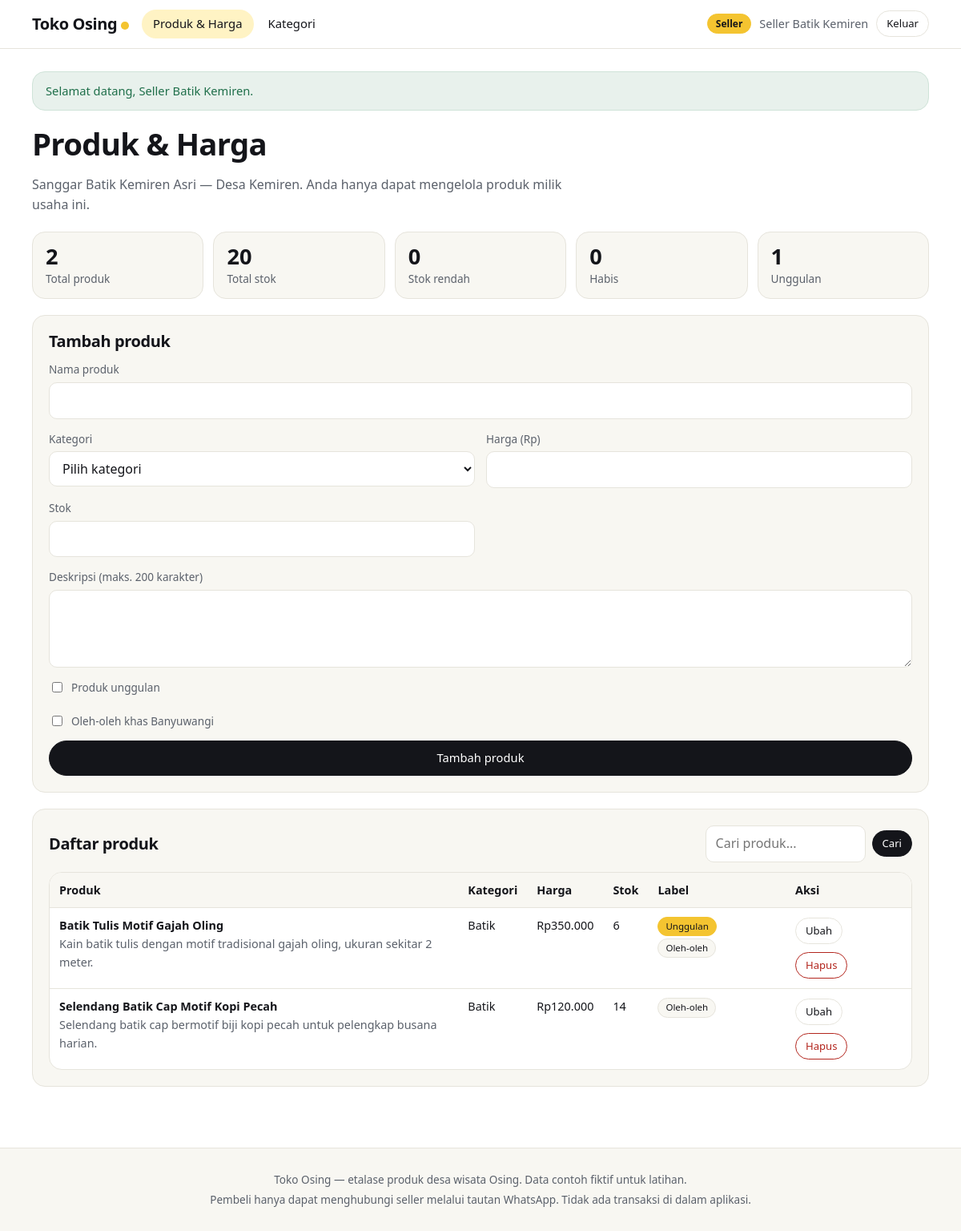
Screenshot of /seller/products.php (signed in) with the database file from the repository.
### tables this page shows
CREATE TABLE IF NOT EXISTS users (
  id INT UNSIGNED NOT NULL AUTO_INCREMENT,
  nama VARCHAR(100) NOT NULL,
  email VARCHAR(150) NOT NULL,
  password_hash VARCHAR(255) NOT NULL,
  role ENUM('admin', 'seller', 'buyer') NOT NULL DEFAULT 'buyer',
  whatsapp VARCHAR(20) DEFAULT NULL,
  seller_id INT UNSIGNED DEFAULT NULL,
  is_active TINYINT(1) NOT NULL DEFAULT 1,
  created_at TIMESTAMP NOT NULL DEFAULT CURRENT_TIMESTAMP,
  PRIMARY KEY (id),
  UNIQUE KEY uq_users_email (email),
  KEY idx_users_seller (seller_id),
  CONSTRAINT fk_users_seller FOREIGN KEY (seller_id) REFERENCES sellers (id) ON DELETE SET NULL
);

CREATE TABLE IF NOT EXISTS sellers (
  id INT UNSIGNED NOT NULL AUTO_INCREMENT,
  nama_usaha VARCHAR(120) NOT NULL,
  desa ENUM('Kemiren', 'Tamansari', 'Osing') NOT NULL,
  profil VARCHAR(255) NOT NULL DEFAULT '',
  whatsapp VARCHAR(20) NOT NULL,
  created_at TIMESTAMP NOT NULL DEFAULT CURRENT_TIMESTAMP,
  PRIMARY KEY (id)
);

CREATE TABLE IF NOT EXISTS products (
  id INT UNSIGNED NOT NULL AUTO_INCREMENT,
  seller_id INT UNSIGNED NOT NULL,
  category_id INT UNSIGNED NOT NULL,
  nama VARCHAR(120) NOT NULL,
  harga INT UNSIGNED NOT NULL DEFAULT 0,
  stok INT UNSIGNED NOT NULL DEFAULT 0,
  deskripsi VARCHAR(200) NOT NULL DEFAULT '',
  image_url VARCHAR(255) NOT NULL DEFAULT '',
  unggulan TINYINT(1) NOT NULL DEFAULT 0,
  oleh_oleh TINYINT(1) NOT NULL DEFAULT 0,
  created_at TIMESTAMP NOT NULL DEFAULT CURRENT_TIMESTAMP,
  updated_at TIMESTAMP NOT NULL DEFAULT CURRENT_TIMESTAMP ON UPDATE CURRENT_TIMESTAMP,
  PRIMARY KEY (id),
  KEY idx_products_seller (seller_id),
  KEY idx_products_category (category_id),
  CONSTRAINT fk_products_seller FOREIGN KEY (seller_id) REFERENCES sellers (id) ON DELETE CASCADE,
  CONSTRAINT fk_products_category FOREIGN KEY (category_id) REFERENCES categories (id) ON DELETE RESTRICT
);

CREATE TABLE IF NOT EXISTS categories (
  id INT UNSIGNED NOT NULL AUTO_INCREMENT,
  nama VARCHAR(60) NOT NULL,
  slug VARCHAR(80) NOT NULL,
  deskripsi VARCHAR(200) NOT NULL DEFAULT '',
  created_at TIMESTAMP NOT NULL DEFAULT CURRENT_TIMESTAMP,
  PRIMARY KEY (id),
  UNIQUE KEY uq_categories_nama (nama),
  UNIQUE KEY uq_categories_slug (slug)
);

### includes/functions.php (called while the page is built, shortened)
<?php
function e(?string $value): string
{
    return htmlspecialchars((string) $value, ENT_QUOTES, 'UTF-8');
}
function app_base(): string
{
    static $base = null;
    if ($base !== null) {
        return $base;
    }
    $docRoot = str_replace('\\', '/', (string) realpath($_SERVER['DOCUMENT_ROOT'] ?? ''));
    $project = str_replace('\\', '/', (string) realpath(__DIR__ . '/..'));
    if ($docRoot !== '' && $project !== '' && str_starts_with($project, $docRoot)) {
        $base = rtrim(substr($project, strlen($docRoot)), '/');
    } else {
        $base = '';
    }
    return $base;
}
function url(string $path = ''): string
{
    return app_base() . '/' . ltrim($path, '/');
}
function take_flash(): ?array
{
    $flash = $_SESSION['flash'] ?? null;
    return $flash;
}
function rupiah(int|float|string $value): string
{
    return 'Rp' . number_format((float) $value, 0, ',', '.');
}

### includes/auth.php (called while the page is built, shortened)
<?php
function current_user(): ?array
{
    static $user = false;
    if ($user !== false) {
        return $user;
    }
    $id = (int) ($_SESSION['user_id'] ?? 0);
    $stmt = db()->prepare(
        'SELECT u.*, s.nama_usaha, s.desa, s.profil, s.whatsapp AS seller_whatsapp
         FROM users u
         LEFT JOIN sellers s ON s.id = u.seller_id
         WHERE u.id = ?
         LIMIT 1'
    );
    $stmt->execute([$id]);
    $found = $stmt->fetch();
    $user = $found;
    return $user;
}
function require_login(): array
{
    $user = current_user();
    return $user;
}
function require_role(string ...$roles): array
{
    $user = require_login();
    return $user;
}
function home_for(string $role): string
{
    return match ($role) {
        'admin' => url('admin/users.php'),
        'seller' => url('seller/products.php'),
        default => url('buyer/catalog.php'),
    };
}
function role_label(string $role): string
{
    return match ($role) {
        'admin' => 'Admin',
        'seller' => 'Seller',
        default => 'Pembeli',
    };
}

### config/database.php (called while the page is built, shortened)
<?php
function db(): PDO
{
    static $pdo = null;
    if ($pdo instanceof PDO) {
        return $pdo;
    }
    $dsn = sprintf(
        'mysql:host=%s;port=%s;dbname=%s;charset=utf8mb4',
        DB_HOST,
        DB_PORT,
        DB_NAME
    );
    $pdo = new PDO($dsn, DB_USER, DB_PASS, [
        PDO::ATTR_ERRMODE => PDO::ERRMODE_EXCEPTION,
        PDO::ATTR_DEFAULT_FETCH_MODE => PDO::FETCH_ASSOC,
        PDO::ATTR_EMULATE_PREPARES => false,
    ]);
    return $pdo;
}

### seller/products.php (the view, shortened to what this page needs)
<?php
$seller = require_role('seller');
$pdo = db();
$sellerId = (int) $seller['seller_id'];
$editing = null;
$form = [
    'nama' => '',
    'category_id' => '',
    'harga' => '',
    'stok' => '',
    'deskripsi' => '',
    'unggulan' => 0,
    'oleh_oleh' => 0,
];
$categories = $pdo->query('SELECT id, nama FROM categories ORDER BY nama')->fetchAll();
$search = trim((string) ($_GET['q'] ?? ''));
$sql = 'SELECT p.*, c.nama AS kategori
        FROM products p
        JOIN categories c ON c.id = p.category_id
        WHERE p.seller_id = ?';
$params = [$sellerId];
$sql .= ' ORDER BY p.unggulan DESC, p.nama';
$stmt = $pdo->prepare($sql);
$stmt->execute($params);
$products = $stmt->fetchAll();
$summary = $pdo->prepare(
    'SELECT COUNT(*) AS total,
            COALESCE(SUM(stok), 0) AS total_stok,
            COALESCE(SUM(stok = 0), 0) AS habis,
            COALESCE(SUM(stok > 0 AND stok <= 5), 0) AS stok_rendah,
            COALESCE(SUM(unggulan = 1), 0) AS unggulan
     FROM products WHERE seller_id = ?'
);
$summary->execute([$sellerId]);
$stats = $summary->fetch();
require __DIR__ . '/../includes/header.php';
?>
<div class="page-head">
  <div>
    <h1>Produk & Harga</h1>
    <p class="lead"><?= e($seller['nama_usaha']) ?> — Desa <?= e($seller['desa']) ?>. Anda hanya dapat mengelola produk milik usaha ini.</p>
  </div>
</div>
<div class="stats">
  <div class="stat"><strong><?= (int) $stats['total'] ?></strong><span>Total produk</span></div>
  <div class="stat"><strong><?= (int) $stats['total_stok'] ?></strong><span>Total stok</span></div>
  <div class="stat"><strong><?= (int) $stats['stok_rendah'] ?></strong><span>Stok rendah</span></div>
  <div class="stat"><strong><?= (int) $stats['habis'] ?></strong><span>Habis</span></div>
  <div class="stat"><strong><?= (int) $stats['unggulan'] ?></strong><span>Unggulan</span></div>
</div>
<section class="panel">
  <div class="panel-head">
    <h2><?= $editing ? 'Ubah produk' : 'Tambah produk' ?></h2>
  </div>
  <form method="post" class="form" novalidate>
    <div class="field full">
      <label for="nama">Nama produk</label>
      <input type="text" id="nama" name="nama" value="<?= e($form['nama']) ?>" maxlength="120" required>
    </div>
    <div class="field">
      <label for="category_id">Kategori</label>
      <select id="category_id" name="category_id" required>
        <option value="">Pilih kategori</option>
      </select>
    </div>
    <div class="field">
      <label for="harga">Harga (Rp)</label>
      <input type="number" id="harga" name="harga" value="<?= e($form['harga']) ?>" min="0" step="1" required>
    </div>
    <div class="field">
      <label for="stok">Stok</label>
      <input type="number" id="stok" name="stok" value="<?= e($form['stok']) ?>" min="0" step="1" required>
    </div>
    <div class="field full">
      <label for="deskripsi">Deskripsi (maks. 200 karakter)</label>
      <textarea id="deskripsi" name="deskripsi" rows="3" maxlength="200"><?= e($form['deskripsi']) ?></textarea>
    </div>
    <div class="field full checks">
      <label class="check"><input type="checkbox" name="unggulan" value="1"<?= $form['unggulan'] ? ' checked' : '' ?>> Produk unggulan</label>
      <label class="check"><input type="checkbox" name="oleh_oleh" value="1"<?= $form['oleh_oleh'] ? ' checked' : '' ?>> Oleh-oleh khas Banyuwangi</label>
    </div>
    <div class="field full">
      <button type="submit" class="btn"<?= !$categories ? ' disabled' : '' ?>><?= $editing ? 'Simpan perubahan' : 'Tambah produk' ?></button>
    </div>
  </form>
</section>
<section class="panel">
  <div class="panel-head">
    <h2>Daftar produk</h2>
    <form method="get" class="inline-search">
      <input type="search" id="q" name="q" value="<?= e($search) ?>" placeholder="Cari produk...">
      <button type="submit" class="btn btn-sm">Cari</button>
    </form>
  </div>
  <div class="table-wrap">
    <table>
      <thead>
        <tr><th>Produk</th><th>Kategori</th><th>Harga</th><th>Stok</th><th>Label</th><th>Aksi</th></tr>
      </thead>
      <tbody>
        <?php foreach ($products as $product): ?>
          <tr>
            <td>
              <strong><?= e($product['nama']) ?></strong>
              <?php if ($product['deskripsi']): ?><br><span class="muted"><?= e($product['deskripsi']) ?></span><?php endif; ?>
            </td>
            <td><?= e($product['kategori']) ?></td>
            <td><?= e(rupiah($product['harga'])) ?></td>
            <td>
              <?php if ((int) $product['stok'] === 0): ?>
                <span class="badge badge-off">Habis</span>
              <?php elseif ((int) $product['stok'] <= 5): ?>
                <span class="badge badge-warn">Sisa <?= (int) $product['stok'] ?></span>
              <?php else: ?>
                <?= (int) $product['stok'] ?>
              <?php endif; ?>
            </td>
            <td>
              <?php if ($product['unggulan']): ?><span class="badge badge-accent">Unggulan</span><?php endif; ?>
              <?php if ($product['oleh_oleh']): ?><span class="badge">Oleh-oleh</span><?php endif; ?>
            </td>
            <td class="actions">
              <a class="btn btn-ghost btn-sm" href="<?= e(url('seller/products.php?edit=' . (int) $product['id'])) ?>">Ubah</a>
              <form method="post" onsubmit="return confirm('Hapus produk ini?');">
                <button type="submit" class="btn btn-danger btn-sm">Hapus</button>
              </form>
            </td>
          </tr>
        <?php endforeach; ?>
      </tbody>
    </table>
  </div>
</section>
<?php require __DIR__ . '/../includes/footer.php'; ?>

### includes/header.php (shortened to what this page needs)
<?php
$__user = current_user();
$__flash = take_flash();
$__current = basename($_SERVER['SCRIPT_NAME'] ?? '');
$__nav = [];
if ($__user) {
    $__nav = match ($__user['role']) {
        'admin' => [
            ['label' => 'Kelola Pengguna', 'href' => url('admin/users.php'), 'file' => 'users.php'],
        ],
        'seller' => [
            ['label' => 'Produk & Harga', 'href' => url('seller/products.php'), 'file' => 'products.php'],
            ['label' => 'Kategori', 'href' => url('seller/categories.php'), 'file' => 'categories.php'],
        ],
        default => [
            ['label' => 'Katalog', 'href' => url('buyer/catalog.php'), 'file' => 'catalog.php'],
        ],
    };
}
?>
<!DOCTYPE html>
<html lang="id">
<head>
<link rel="stylesheet" href="<?= e(url('assets/style.css')) ?>">
</head>
<body>
<header class="topbar">
  <div class="topbar-inner">
    <a class="brand" href="<?= e($__user ? home_for($__user['role']) : url('login.php')) ?>">Toko Osing</a>
    <?php if ($__nav): ?>
      <nav class="mainnav" aria-label="Navigasi utama">
        <?php foreach ($__nav as $item): ?>
          <a href="<?= e($item['href']) ?>"<?= $__current === $item['file'] ? ' aria-current="page"' : '' ?>><?= e($item['label']) ?></a>
        <?php endforeach; ?>
      </nav>
    <?php endif; ?>
    <?php if ($__user): ?>
      <div class="account">
        <span class="role role-<?= e($__user['role']) ?>"><?= e(role_label($__user['role'])) ?></span>
        <span class="account-name"><?= e($__user['nama']) ?></span>
        <form method="post" action="<?= e(url('logout.php')) ?>">
          <button type="submit" class="btn btn-ghost btn-sm">Keluar</button>
        </form>
      </div>
    <?php endif; ?>
  </div>
</header>
<main class="container">
  <?php if ($__flash): ?>
    <div class="flash flash-<?= e($__flash['type']) ?>" role="status"><?= e($__flash['message']) ?></div>
  <?php endif; ?>

### rows the page displays
users: role "Seller", nama "Seller Batik Kemiren", seller.nama_usaha "Sanggar Batik Kemiren Asri", seller.desa "Kemiren"
products: nama "Batik Tulis Motif Gajah Oling", deskripsi "Kain batik tulis dengan motif tradisional gajah oling, ukuran sekitar 2 meter.", category.nama "Batik", harga "Rp350.000", stok "6", unggulan "Unggulan", oleh_oleh "Oleh-oleh"
products: nama "Selendang Batik Cap Motif Kopi Pecah", deskripsi "Selendang batik cap bermotif biji kopi pecah untuk pelengkap busana harian.", category.nama "Batik", harga "Rp120.000", stok "14", oleh_oleh "Oleh-oleh"

### other values shown
$item['label'] "Produk & Harga"
$item['label'] "Kategori"
$__flash['message'] "Selamat datang, Seller Batik Kemiren."
$stats['total'] "2"
$stats['total_stok'] "20"
$stats['stok_rendah'] "0"
$stats['habis'] "0"
$stats['unggulan'] "1"
